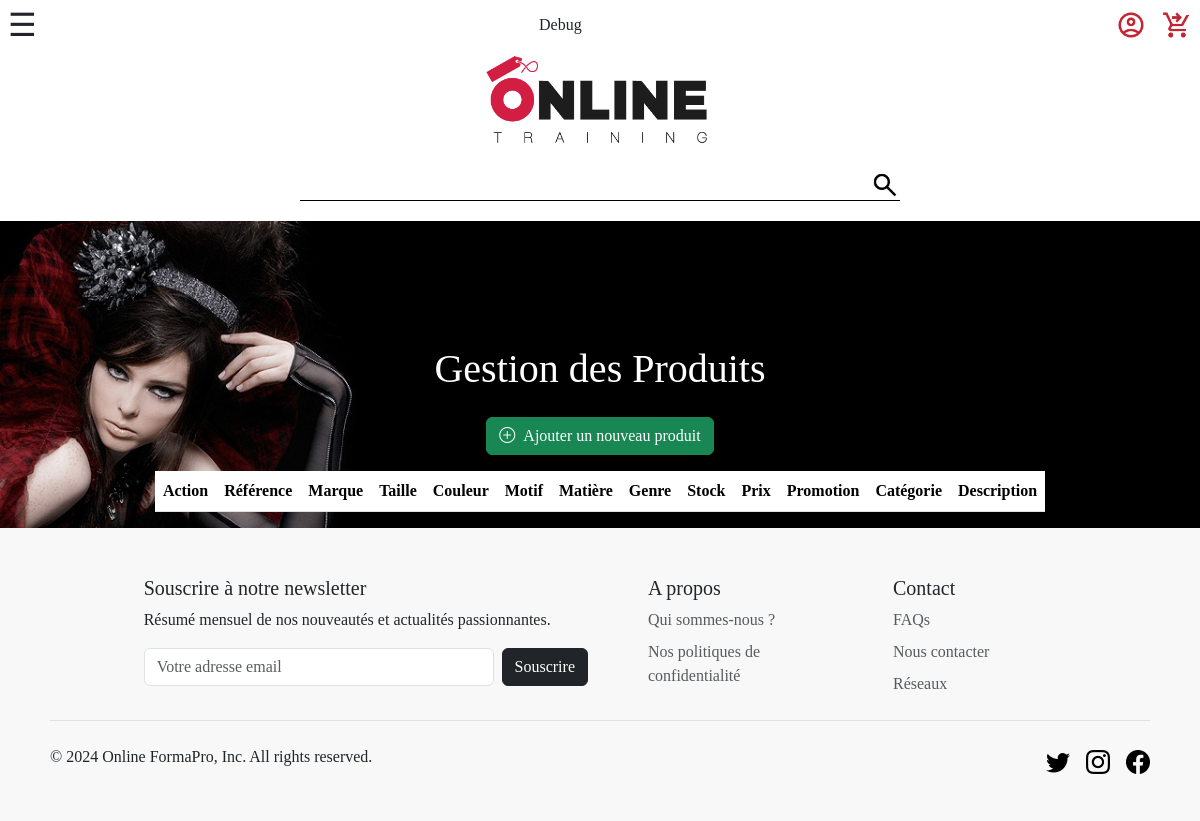
The page /pages/backoffice-produits.php on the database as committed earlier.
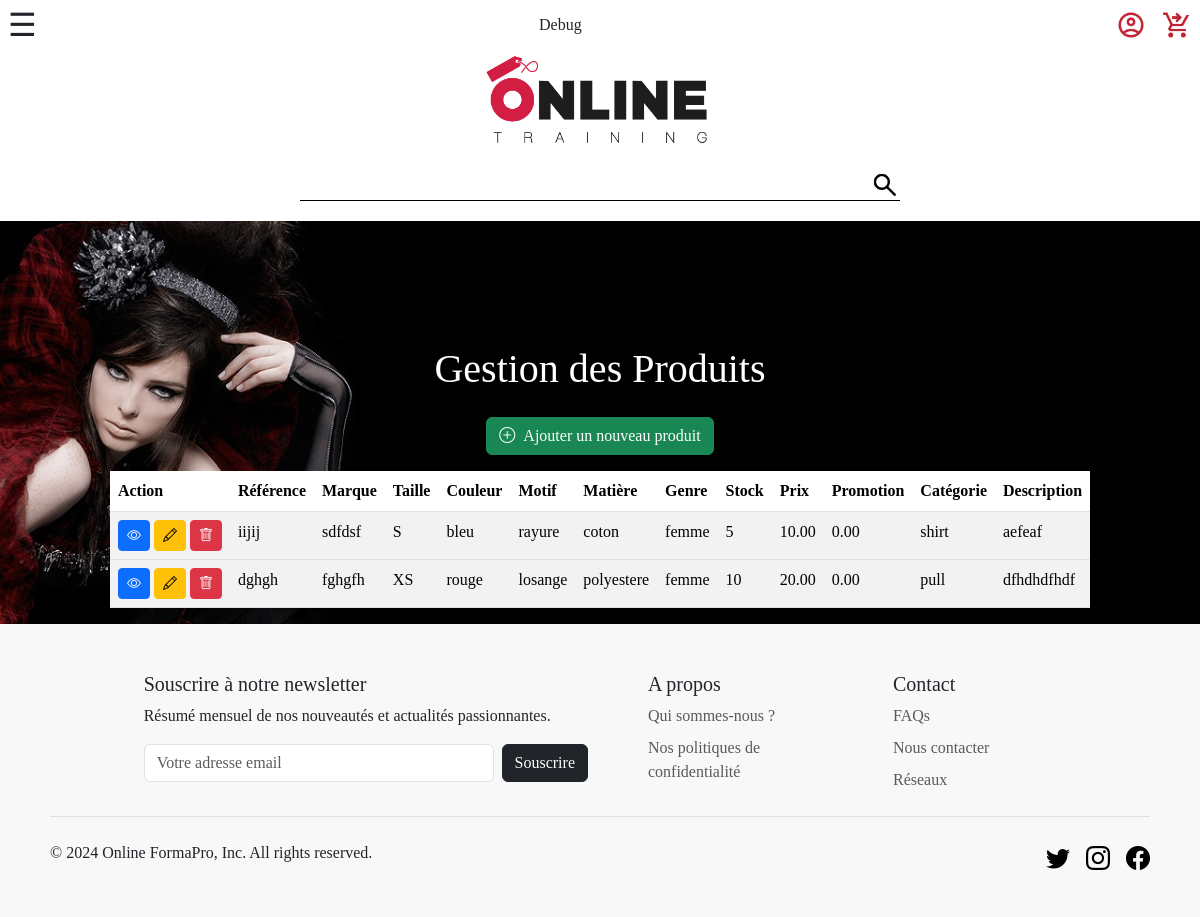
The same page on the database as committed later.
### tables this page shows
CREATE TABLE `products` (
  `id` int NOT NULL,
  `ref` varchar(255) NOT NULL,
  `brand` varchar(255) NOT NULL,
  `size` varchar(255) NOT NULL,
  `color` varchar(255) NOT NULL,
  `pattern` varchar(255) NOT NULL,
  `material` varchar(255) NOT NULL,
  `gender` varchar(255) NOT NULL,
  `stock` int NOT NULL,
  `price` decimal(5,2) NOT NULL,
  `discount` decimal(3,2) NOT NULL DEFAULT '1.00',
  `category` varchar(255) NOT NULL,
  `content` text NOT NULL,
  `image_1` varchar(255) NOT NULL,
  `image_2` varchar(255) DEFAULT NULL,
  `image_3` varchar(255) DEFAULT NULL,
  `image_4` varchar(255) DEFAULT NULL
);

### src/pages/backoffice-produits.php (the view, shortened to what this page needs)
<?php
require_once("../elements/connect.php");
    $sql ="SELECT * FROM products";
    $requete = $db->prepare($sql);
    $requete->execute();
    $resulta = $requete->fetchAll(PDO::FETCH_ASSOC);
?>
<!DOCTYPE html>
<html lang="en">
<head>
    <link href="https://cdn.jsdelivr.net/npm/bootstrap@5.3.3/dist/css/bootstrap.min.css" rel="stylesheet">
    <link rel="stylesheet" href="https://cdn.jsdelivr.net/npm/bootstrap-icons@1.11.1/font/bootstrap-icons.css">
    <link rel="stylesheet" href="../CSS/backoffice-style.css">
</head>
<body>
    <?php require_once ('../elements/header.php');?>
    <main class="bg-produits">
        <article class="backgene-set container mt-4">
            <h1 class="backoff-prod-title mb-4">Gestion des Produits</h1>
            <div class="mb-3">
                <a href="backoffice-add.php" class="btn btn-success">
                    <i class="bi bi-plus-circle me-2"></i>Ajouter un nouveau produit
                </a>
            </div>
            <div class="table-responsive">
                <table class="table table-striped table-hover">
                    <thead>
                        <tr>
                            <th>Action</th>
                            <th>Référence</th>
                            <th>Marque</th>
                            <th>Taille</th>
                            <th>Couleur</th>
                            <th>Motif</th>
                            <th>Matière</th>
                            <th>Genre</th>
                            <th>Stock</th>
                            <th>Prix</th>
                            <th>Promotion</th>
                            <th>Catégorie</th>
                            <th>Description</th>
                        </tr>
                    </thead>
                    <?php foreach($resulta as $produit): ?>
                    <tbody>
                        <tr>
                            <td>
                                <button class="btn btn-sm btn-primary" title="Voir"><i class="bi bi-eye"></i></button>
                                <button class="btn btn-sm btn-warning" title="Modifier"><a href="backoffice-modif.php?id=<?= $produit["id"] ?>"><i class="bi bi-pencil"></i></button>
                                <button class="btn btn-sm btn-danger" title="Supprimer"><a href="../tools/delete.php?id=<?= $produit["id"] ?>"><i class="bi bi-trash"></i></button>
                            </td>
                            <td><?= $produit['ref'] ?></td>
                            <td><?= $produit['brand'] ?></td>
                            <td><?= $produit['size'] ?></td>
                            <td><?= $produit['color'] ?></td>
                            <td><?= $produit['pattern'] ?></td>
                            <td><?= $produit['material'] ?></td>
                            <td><?= $produit['gender'] ?></td>
                            <td><?= $produit['stock'] ?></td>
                            <td><?= $produit['price'] ?></td>
                            <td><?= $produit['discount'] ?></td>
                            <td><?= $produit['category'] ?></td>
                            <td class="backoff-short-desc"><?= $produit['content'] ?></td>
                        </tr>
                    </tbody>
                    <?php endforeach; ?>
                </table>
            </div>
        </article>
    </main>
    <?php require_once ('../elements/footer.php');?>
</body>
</html>

### src/elements/header.php
<header>
<?php require_once ('nav.php');?>
    <div class="logo">
            <img class="logo_index" src="../img/illustration/logo-online-training.png">
    </div>
    <div class="researchBar">
        <form class="searchForm" method="GET" action="../pages/search.php">
            <input name="search" type="text" class="researchInput" placeholder="">
            <button><img class="searchButton" src="../img/illustration/search.png"></button>
        </form>
    </div>
</header>

### src/elements/nav.php (shortened to what this page needs)
<nav>
<div class="menuButtonsContainer">
    <span id="menuBurgerIcon">☰</span>
    <span id="debugButton" style="font-size:1em">Debug</span>
        <ul class="menu" id="userMenu">
        <?php if(isset($_SESSION['user'])){
            echo'
            <li>
                <a href="../pages/profil.php">
                    <img class="userMenuIcon" src="../img/illustration/account.png">
                </a>
            </li>
            <li>
                <a href="../pages/messagerie.php">
                    <img class="userMenuIcon" src="../img/illustration/message.png">
                </a>
            </li>
            <li>
                <a href="../tools/logout.php">
                    <img class="userMenuIcon" src="../img/illustration/disconnect.png">
                </a>
            </li>';
        }
        else{
            echo'
            <li>
                <a href="../tools/login.php">
                    <img class="userMenuIcon" src="../img/illustration/account.png">
                </a>
            </li>';
        }
        ?>
            <li>
                <a href="../pages/cart.php">
                    <img class="userMenuIcon" src="../img/illustration/cart.png">
                </a>
            </li>
        </ul>
</div>
    <ul class="menu hideMenuBurger" id="menuBurger">
    </ul>
</nav>

### src/elements/footer.php (shortened to what this page needs)
<footer class="footer-pad pt-5 color-footer">
    <div class="row">
    <div class="col-md-5 offset-md-1 mb-3">
            <form>
            <h5>Souscrire à notre newsletter</h5>
                <p>Résumé mensuel de nos nouveautés et actualités passionnantes.</p>
            <div class="d-flex flex-column flex-sm-row w-100 gap-2">
                <input id="newsletter1" type="text" class="form-control" placeholder="Votre adresse email">
                <button class="btn btn-dark" type="button";>Souscrire</button>
            </div>
            </form>
    </div>
        <div class="col-6 col-md-3 px-5 mb-3">
            <h5>A propos</h5>
            <ul class="nav flex-column">
                <li class="nav-item mb-2"><a href="#" class="nav-link p-0 text-body-secondary">Qui sommes-nous ?</a></li>
                <li class="nav-item mb-2"><a href="#" class="nav-link p-0 text-body-secondary">Nos politiques de confidentialité</a></li>
            </ul>
        </div>
        <div class="col-6 col-md-3 mb-3">
            <h5>Contact</h5>
            <ul class="nav flex-column">
                <li class="nav-item mb-2"><a href="#" class="nav-link p-0 text-body-secondary">FAQs</a></li>
                <li class="nav-item mb-2"><a href="#" class="nav-link p-0 text-body-secondary">Nous contacter</a></li>
                <li class="nav-item mb-2"><a href="#" class="nav-link p-0 text-body-secondary">Réseaux</a></li>
            </ul>
        </div>
    </div>
    <div class="d-flex flex-column flex-sm-row justify-content-between py-4 border-top">
        <p>© 2024 Online FormaPro, Inc. All rights reserved.</p>
        <ul class="list-unstyled d-flex">
            <li class="ms-3"><a class="link-body-emphasis" href="#"><i class="bi bi-twitter" style="font-size: 1.5rem;"></i></a></li>
            <li class="ms-3"><a class="link-body-emphasis" href="#"><i class="bi bi-instagram" style="font-size: 1.5rem;"></i></a></li>
            <li class="ms-3"><a class="link-body-emphasis" href="#"><i class="bi bi-facebook" style="font-size: 1.5rem;"></i></a></li>
        </ul>
    </div>
</footer>

### src/CSS/backoffice-style.css (style rules this page uses)
#debugButton { cursor: pointer; line-height: 50px; font-size: 2em; }
.logo_index { height: 100px; margin: 50px auto 0; }
nav { display: flex; height: 50px; position: fixed; width: 100%; top: 0; z-index: 250; }
.menuButtonsContainer { background-color: white; display: flex; justify-content: space-between; width: 100%; z-index: 200; }
#menuBurgerIcon { padding: 0px 8px; font-size: 2em; }
ul#menuBurger { position: absolute; left: 0; width: 100vw; height: auto; background-color: white; text-align: center; z-index: 100; transition: top 0.6s linear; font-size: 1.4em; }
.hideMenuBurger { top: -300px; }
ul.menu { list-style: none; }
#menuBurgerIcon { cursor: pointer; line-height: 50px; transition: transform 1s; }
#userMenu { display: flex; flex-direction: row; align-items: center; height: 50px; }
#userMenu img { width: 30px; margin: 8px; }
.researchBar form { display: flex; align-items: center; justify-content: space-around; margin: auto; width: 90vw; max-width: 600px; margin-bottom: 20px; margin-top: 20px; border-bottom: solid black 1px; }
.researchBar input { height: 100%; width: calc(100% - 30px); border: none; text-align: center; }
.researchBar button { width: 30px; background: none; border: none; }
@media only screen and (min-width: 768px) { .backgene-set { display: flex; flex-direction: column; justify-content: center; align-items: center; } }
.backoff-prod-title { color: white; }
.bg-produits { background-image: url(/img/temporaire/backoff-prod.jpg); background-size: cover; padding-top: 100px; }
.backoff-short-desc { max-width: 150px; white-space: nowrap; overflow: hidden; text-overflow: ellipsis; }
.footer-pad { padding-left: 50px; padding-right: 50px; }
.color-footer { background-color: rgb(248, 248, 248); }

Rows that differ between the two databases and show on the page:
added products: ref "iijij", brand "sdfdsf", size "S", color "bleu", pattern "rayure", material "coton", gender "femme", stock "5", price "10.00", discount "0.00", category "shirt", content "aefeaf"
added products: ref "dghgh", brand "fghgfh", size "XS", color "rouge", pattern "losange", material "polyestere", gender "femme", stock "10", price "20.00", discount "0.00", category "pull", content "dfhdhdfhdf"
